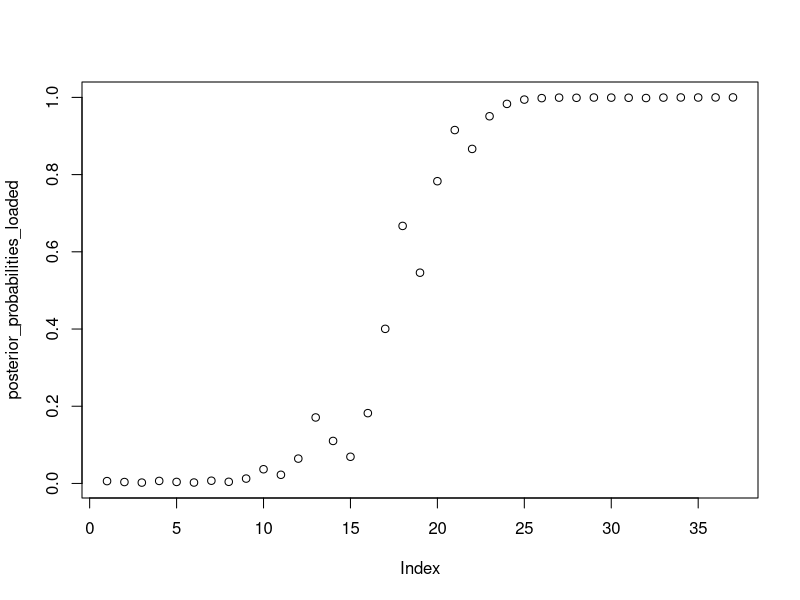
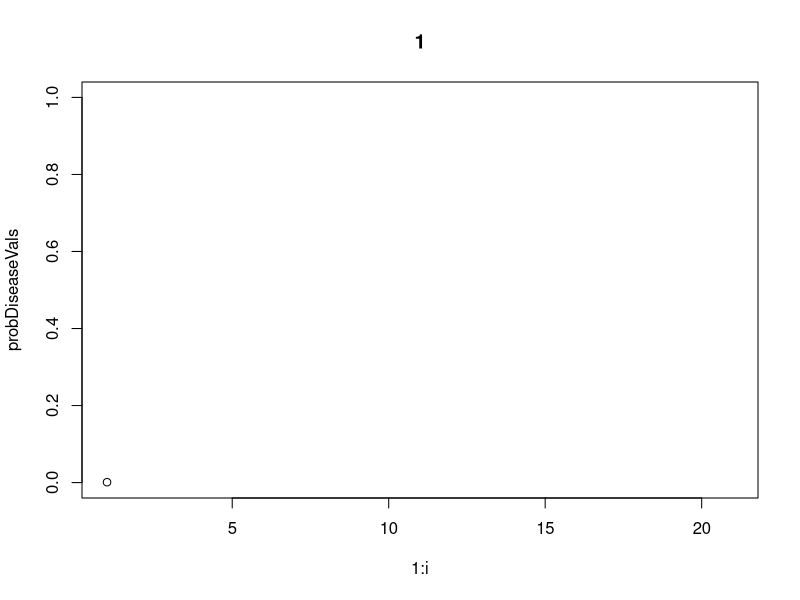
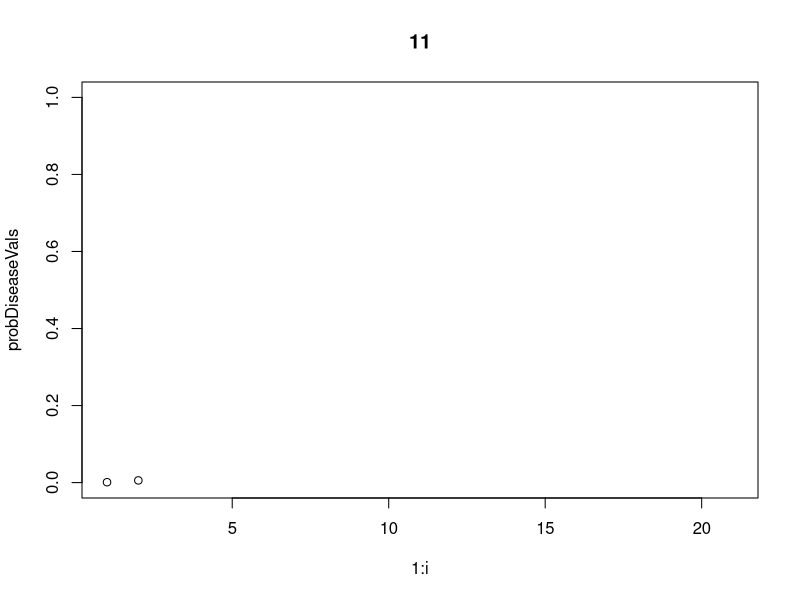
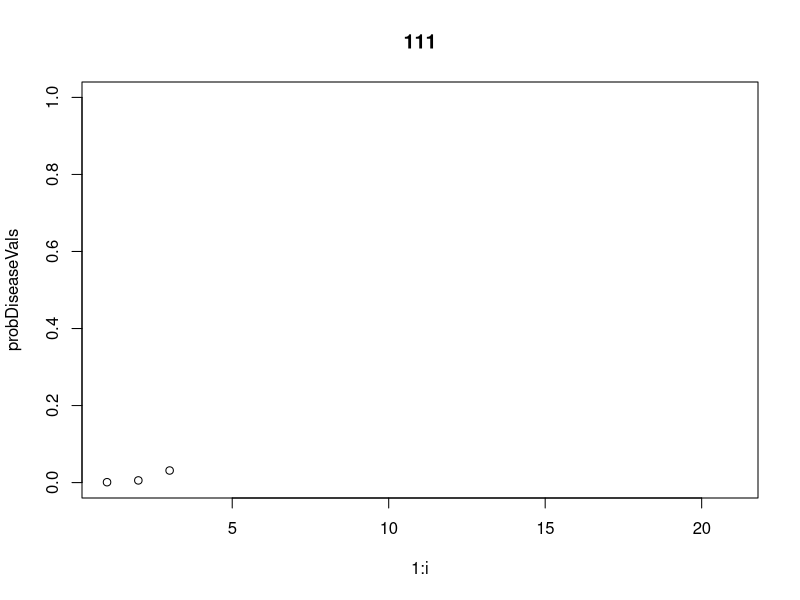
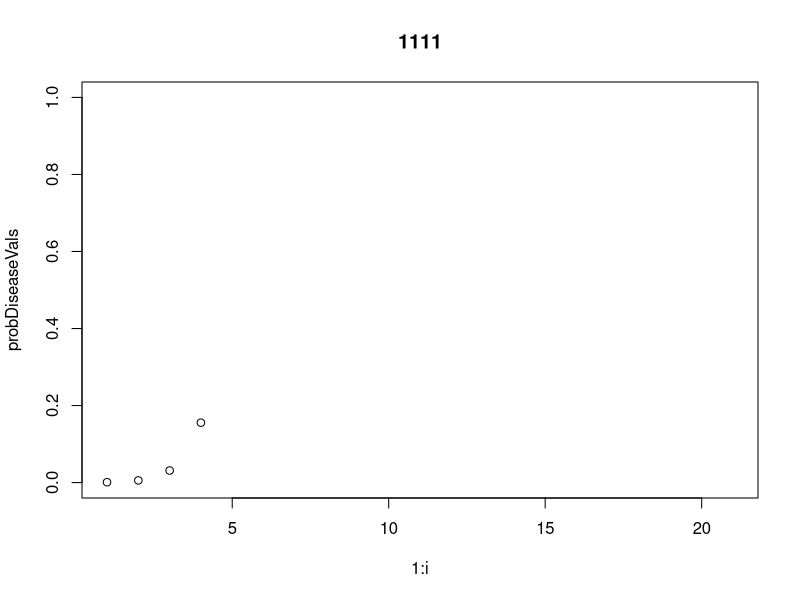
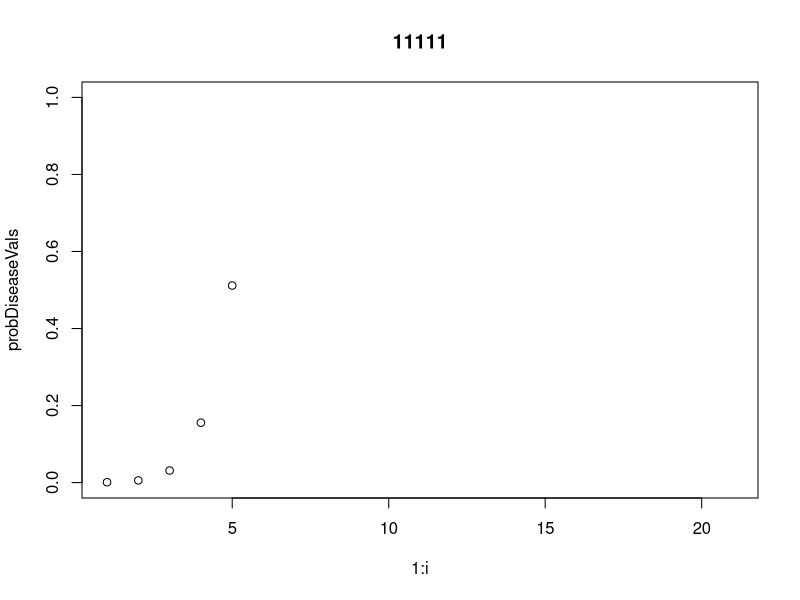
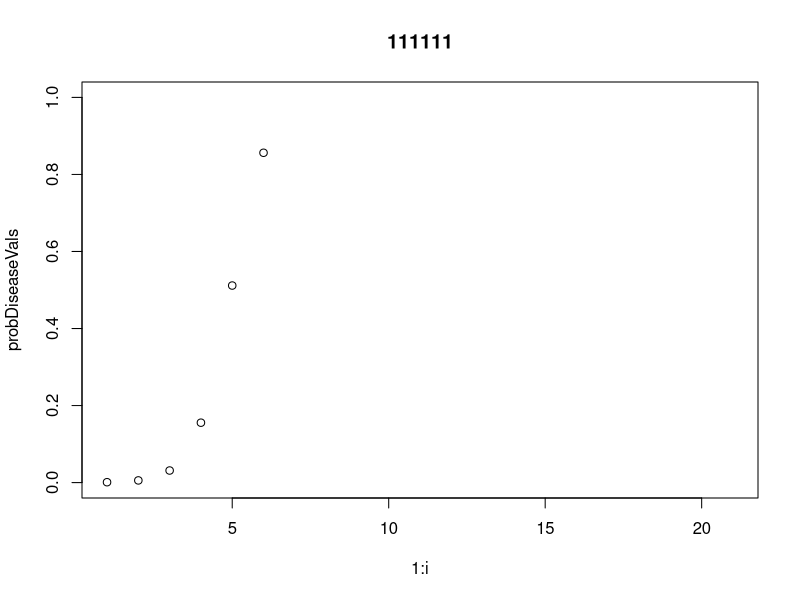
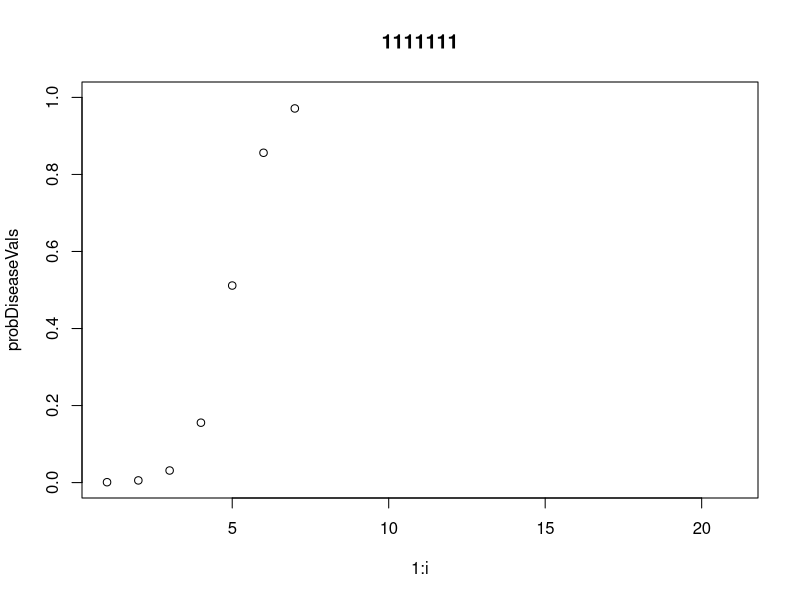

Reproduce these figures in R, in order.
rm(list=ls())

rolls<-c(2,3,2,6,3,5,6,2,6,6,2,6,6,2,3,6,6,6,5,6,6,5,6,6,6,6,6,4,6,3,3,3,6,6,5,6,6)

p_fair <- 0.99

p_loaded <-0.01

p_6_given_loaded <- 0.5

p_not_6_given_loaded <- 0.1

p_6_given_fair <- 1/6

p_not_6_given_fair <- 1/6

posterior_probabilities_loaded <- vector(length=length(rolls), mode="double")

posterior_probabilities_fair <- vector(length=length(rolls), mode="double")

for(i in 1:length(rolls)){
  if (rolls[i] !=6){

    p_x <- p_loaded * p_not_6_given_loaded + p_fair * p_not_6_given_fair
    p_loaded <- (p_not_6_given_loaded * p_loaded) / p_x
    p_fair <- (p_not_6_given_fair * p_fair) / p_x
    
    posterior_probabilities_loaded[i] <- p_loaded
    posterior_probabilities_fair[i] <- p_fair
  }
  if (rolls[i] == 6){

    p_6 <- p_loaded * p_6_given_loaded + p_fair * p_6_given_fair
    p_loaded <- (p_6_given_loaded * p_loaded) / p_6
    p_fair <- (p_6_given_fair * p_fair) / p_6
    
    posterior_probabilities_loaded[i] <- p_loaded
    posterior_probabilities_fair[i] <- p_fair
  }
}

# According to the plot, we need around 24/25 rolls to have the confidence that it will be loaded dice
plot(posterior_probabilities_loaded)

#####################################################
# part 2 questions
rm(list=ls())

getDataFromLikelihood <- function(likelihood, numPoints){
  d <- vector(mode='integer', length=numPoints);
  for(i in 1:numPoints){
    if (runif(1) <= likelihood[1]){
      d[i] <- 1;
    }
    else{
      d[i] <- 2;
    }
  }
  return (d);
}

# question 2(1)
calculateDiseaseTimes <- function(plotFlag){
  probDisease <- c(0.001, 0.999)
  likelihoodGivenDisease <- c(0.91, 0.09)
  likelihoodGivenNotDisease <- c(0.16, 0.84)
  diseaseData <- getDataFromLikelihood(likelihoodGivenDisease, 20)
  nonDiseaseData <- getDataFromLikelihood(likelihoodGivenNotDisease, 20)
  probDiseaseVals <- vector()
  times <- 0
  
  titleStr <- ""
  for (i in 1:length(diseaseData)){
    probDiseaseVals[i] <- probDisease[1];
    
    denom <- probDisease[1] * likelihoodGivenDisease[diseaseData[i]] + probDisease[2] * likelihoodGivenNotDisease[diseaseData[i]];
    
    probDisease[1] = probDisease[1] * likelihoodGivenDisease[diseaseData[i]] / denom;
    probDisease[2] = probDisease[2] * likelihoodGivenNotDisease[diseaseData[i]] / denom;
    
    probDiseaseVals
    titleStr <- paste(titleStr, diseaseData[i],sep="")
    if(plotFlag){
      plot(1:i, probDiseaseVals, main= titleStr, ylim=c(0,1), xlim=c(1,length(diseaseData) + 1))
      Sys.sleep(0.1)
    }
    
    if(probDisease[1] > 0.99999){
      times <- i
      return(times)
      break;
    }
  }
}

diseaseTime <- vector()

for(i in 1:10){
  diseaseTime[i] <- calculateDiseaseTimes(TRUE)
}

print(paste("need average around ", toString(mean(diseaseTime)) , " times to reach hospital's requirment."))


# question 2(2)
getDataFromNonDiseaseLikelihood <- function(likelihood, numPoints){
  d <- vector(mode='integer', length=numPoints);
  for(i in 1:numPoints){
    if (runif(1) <= likelihood[1]){
      d[i] <- 2;
    }
    else{
      d[i] <- 1;
    }
  }
  return (d);
}

calculateNonDiseaseTimes <- function(plotFlag){
  probDisease <- c(0.001, 0.999)
  likelihoodGivenDisease <- c(0.91, 0.09)
  likelihoodGivenNotDisease <- c(0.16, 0.84)
  
  nonDiseaseData <- getDataFromNonDiseaseLikelihood(likelihoodGivenNotDisease, 20)
  probDiseaseVals <- vector()
  times <- 0
  
  titleStr <- ""
  for (i in 1:length(nonDiseaseData)){
    probDiseaseVals[i] <- probDisease[1];
    
    denom <- probDisease[1] * likelihoodGivenDisease[nonDiseaseData[i]] + probDisease[2] * likelihoodGivenNotDisease[nonDiseaseData[i]];
    
    probDisease[1] = probDisease[1] * likelihoodGivenDisease[nonDiseaseData[i]] / denom;
    probDisease[2] = probDisease[2] * likelihoodGivenNotDisease[nonDiseaseData[i]] / denom;
    
    titleStr <- paste(titleStr, nonDiseaseData[i],sep="")
    if(plotFlag){
      plot(1:i, probDiseaseVals, main= titleStr, ylim=c(0,1), xlim=c(1,length(nonDiseaseData) + 1))
      Sys.sleep(0.1)
    }
    
    if(probDisease[1] > 0.99999){
      times <- i
      return(times)
      break;
    }
  }
}

nonDiseaseTime <- vector()

for(i in 1:10){
  nonDiseaseTime[i] <- calculateDiseaseTimes(TRUE)
}

print(paste("need average around ", toString(mean(nonDiseaseTime)) , " times to reach hospital's requirment."))

# 2 (3)
totalTimes = 0
averageDiseaseTimes = mean(diseaseTime)
averageNonDiseaseTimes = mean(nonDiseaseTime)

for(i in 1:1000000){
  if (runif(1) <= 0.001){
    totalTimes <- totalTimes + averageDiseaseTimes
  }
  else{
    totalTimes <- totalTimes + averageNonDiseaseTimes
  }
  if(i%%10000 == 0){
    print(i)
  }
  
}

totalMoney <- totalTimes * 1

#"Total money to run test on 1 million people will cost around:  13701016.9997916"
print(paste("Total money to run test on 1 million people will cost around: ", totalMoney))

